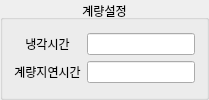
           <widget class="QGroupBox" name="groupBox_6">
            <property name="title">
             <string>계량설정</string>
            </property>
            <property name="alignment">
             <set>Qt::AlignCenter</set>
            </property>
            <property name="flat">
             <bool>true</bool>
            </property>
            <layout class="QGridLayout" name="gridLayout_13">
             <item row="0" column="0">
              <layout class="QGridLayout" name="gridLayout_12">
               <item row="1" column="0">
                <widget class="QLabel" name="label_40">
                 <property name="text">
                  <string>계량지연시간</string>
                 </property>
                 <property name="alignment">
                  <set>Qt::AlignCenter</set>
                 </property>
                </widget>
               </item>
               <item row="0" column="0">
                <widget class="QLabel" name="label_39">
                 <property name="text">
                  <string>냉각시간</string>
                 </property>
                 <property name="alignment">
                  <set>Qt::AlignCenter</set>
                 </property>
                </widget>
               </item>
               <item row="0" column="1">
                <widget class="QLineEdit" name="Li_Cooltime">
                 <property name="alignment">
                  <set>Qt::AlignCenter</set>
                 </property>
                 <property name="readOnly">
                  <bool>true</bool>
                 </property>
                </widget>
               </item>
               <item row="1" column="1">
                <widget class="QLineEdit" name="Li_Chgdeltime">
                 <property name="alignment">
                  <set>Qt::AlignCenter</set>
                 </property>
                 <property name="readOnly">
                  <bool>true</bool>
                 </property>
                </widget>
               </item>
              </layout>
             </item>
            </layout>
           </widget>
